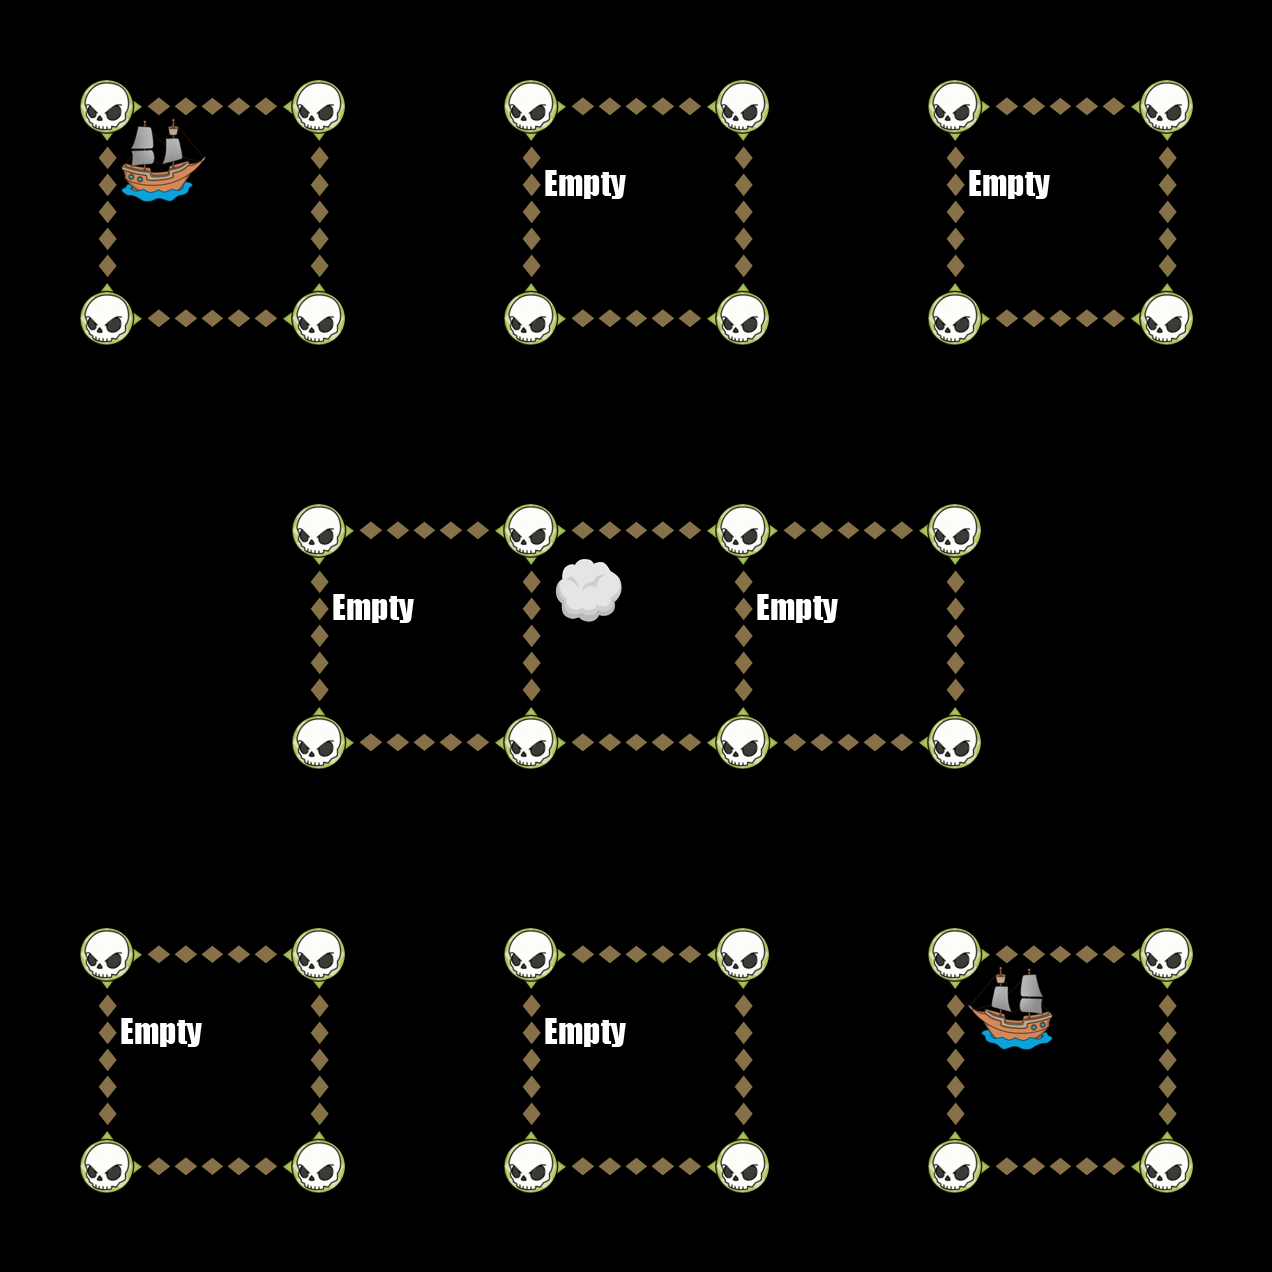

Tiled map render using the project's own tile images. Description and the map definition, with tile-layer contents summarised, below:
An orthogonal 6x6 tile map with 212x212 px tiles, 6 tile layers (Down, Up, Left, Right, ...).

<map version="1.0" orientation="orthogonal" width="6" height="6" tilewidth="212" tileheight="212">
 <tileset firstgid="1" name="TileGraphic_Final-ipadhd" tilewidth="212" tileheight="212">
  <image source="TileGraphic_Final-ipadhd.png" width="636" height="1060" />
  <tile id="0">
   <properties>
    <property name="LineFilled" value="True" />
   </properties>
  </tile>
  <tile id="2">
   <properties>
    <property name="Item" value="TreasureBox" />
   </properties>
  </tile>
  <tile id="4">
   <properties>
    <property name="RowFilled" value="True" />
   </properties>
  </tile>
  <tile id="6">
   <properties>
    <property name="Item" value="CannonLeft" />
   </properties>
  </tile>
  <tile id="7">
   <properties>
    <property name="Item" value="ShipRight" />
   </properties>
  </tile>
  <tile id="8">
   <properties>
    <property name="Item" value="MapOne" />
   </properties>
  </tile>
  <tile id="9">
   <properties>
    <property name="Item" value="CannonRight" />
   </properties>
  </tile>
  <tile id="10">
   <properties>
    <property name="Item" value="ShipLeft" />
   </properties>
  </tile>
  <tile id="11">
   <properties>
    <property name="Item" value="MapTwo" />
   </properties>
  </tile>
  <tile id="12">
   <properties>
    <property name="Item" value="Empty" />
   </properties>
  </tile>
  <tile id="13">
   <properties>
    <property name="Item" value="Skull" />
   </properties>
  </tile>
  <tile id="14">
   <properties>
    <property name="Item" value="Fog" />
   </properties>
  </tile>
 </tileset>
 <layer name="Down" width="6" height="6">
  <data>[36 cells, 16 non-empty, 1 distinct tile ids]</data>
 </layer>
 <layer name="Up" width="6" height="6">
  <data>[36 cells, 16 non-empty, 1 distinct tile ids]</data>
 </layer>
 <layer name="Left" width="6" height="6">
  <data>[36 cells, 18 non-empty, 1 distinct tile ids]</data>
 </layer>
 <layer name="Right" width="6" height="6">
  <data>[36 cells, 18 non-empty, 1 distinct tile ids]</data>
 </layer>
 <layer name="Dots" width="6" height="6">
  <data>[36 cells, 32 non-empty, 1 distinct tile ids]</data>
 </layer>
 <layer name="Items" width="6" height="6">
  <data>[36 cells, 9 non-empty, 4 distinct tile ids]</data>
 </layer>
</map>
